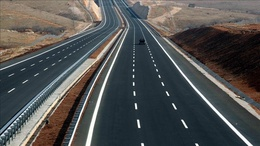
%> input picture hw8/codes/highway.jpg, 260 x 146 px, shrunk from 863 x 486 before the run
$ octave hw8_2.m   (GNU Octave 9; MATLAB toolbox functions it lacks are replaced by stand-ins)
%> lines starting %> are read from the running program, lines starting %| are printed output that depends on the picture
%% hw8_2 :Implement Hough Line Transform

clc; close all; clear;

im = imread('highway.jpg');
%> im is the input picture: size 146x260x3 uint8; mean R, G, B 81.4, 82.1, 81.3
im = rgb2gray(im);
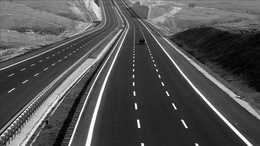
%> im: size 146x260 uint8; min 0, max 255, mean 81.8
[m,n] = size(im);
%> m = 146; n = 260
D = sqrt(m^2 + n^2); %% maximum distance in image
%> D = 298.2

bw = edge(im,'canny'); %% edges of image
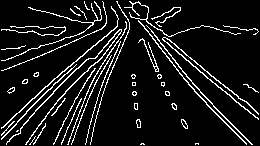
%> bw: size 146x260 logical; 9.7% white in thin lines or dots
theta = (-90:89)/180 * pi;
rho = (-D:1:D) ;
%> rho = 597 values from -298.2 to 297.8

H = zeros(length(rho),length(theta));

for x = 1:n
    for y = 1:m

        if(bw(y,x))
            for iT=1:length(theta)
                t = theta(iT);
                rhonew = x*cos(t) + y*sin(t);
                [~,iR] = min(abs(rhonew-rho));
                H(iR,iT) =  H(iR,iT) +1;
            end
        end
    end
end
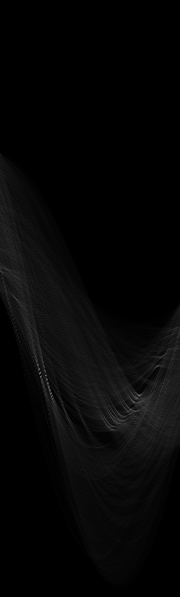
%> H: size 597x180 double; min 0, max 110, mean 6.2
%> after the loop, iR = 424; rhonew = 124.5; t = 1.55

figure;
subplot(311);imshow(im);title('Original');
subplot(312);imshow(bw);title('Canny Edge');
subplot(313);pcolor(theta,rho,H);shading flat; colormap('gray'); title('Hough Transform ');xlabel('Theta(radiant)');ylabel('Rho');
%> after `ylabel('Rho')`:
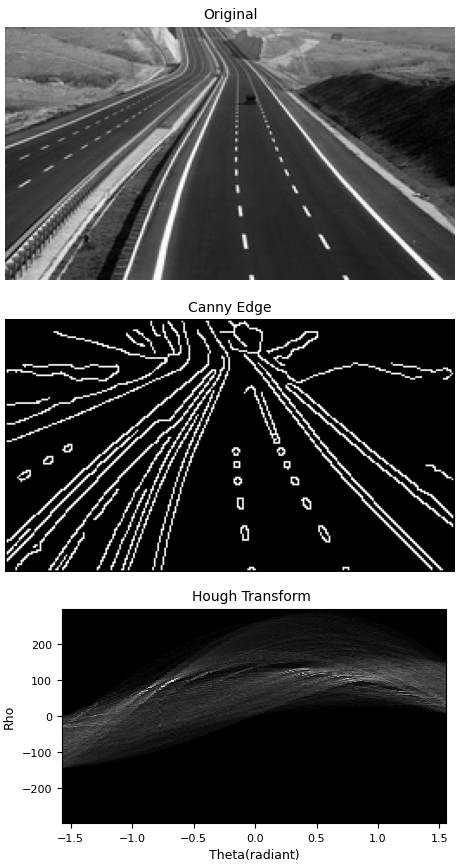
%> figure redrawn from the program's plot data, 3 panels

%% less lines
bw2 = edge(im,'canny' ,0.5,5); %% edges of image
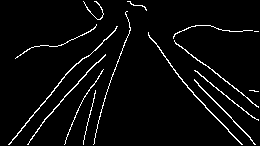
%> bw2: size 146x260 logical; 4.1% white in thin lines or dots
H2 = zeros(length(rho),length(theta));

for x = 1:n
    for y = 1:m

        if(bw2(y,x))
            for iT=1:length(theta)
                t2 = theta(iT);
                rhonew2 = x*cos(t2) + y*sin(t2);
                [~,iR2] = min(abs(rhonew2-rho));
                H2(iR2,iT) =  H2(iR2,iT) +1;
            end
        end
    end
end
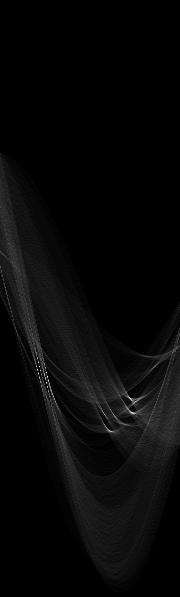
%> H2: size 597x180 double; min 0, max 85, mean 2.6; drawn with min black and max white
%> after the loop, iR2 = 425; rhonew2 = 125.5; t2 = 1.55

figure;
subplot(311);imshow(im);title('Original');
subplot(312);imshow(bw2);title('Canny Edge new');
subplot(313);pcolor(theta,rho,H2);shading flat; colormap('gray');title('Hough Transform new ');xlabel('Theta(radiant)');ylabel('Rho');
%> after `ylabel('Rho')`:
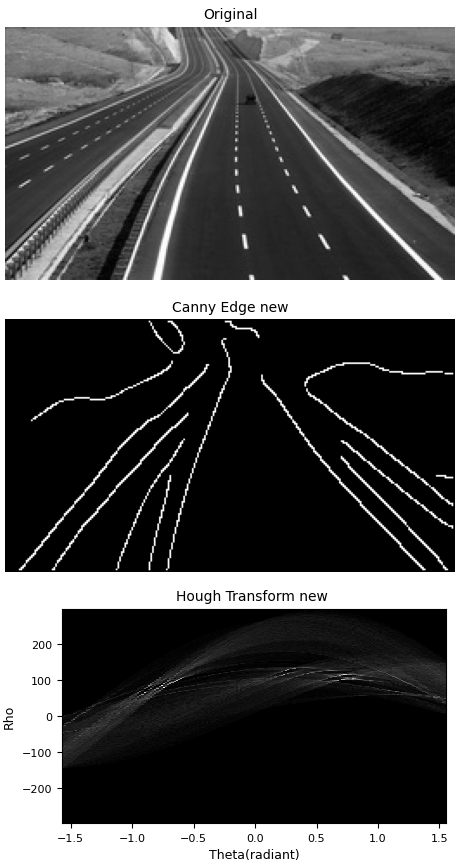
%> figure redrawn from the program's plot data, 3 panels
